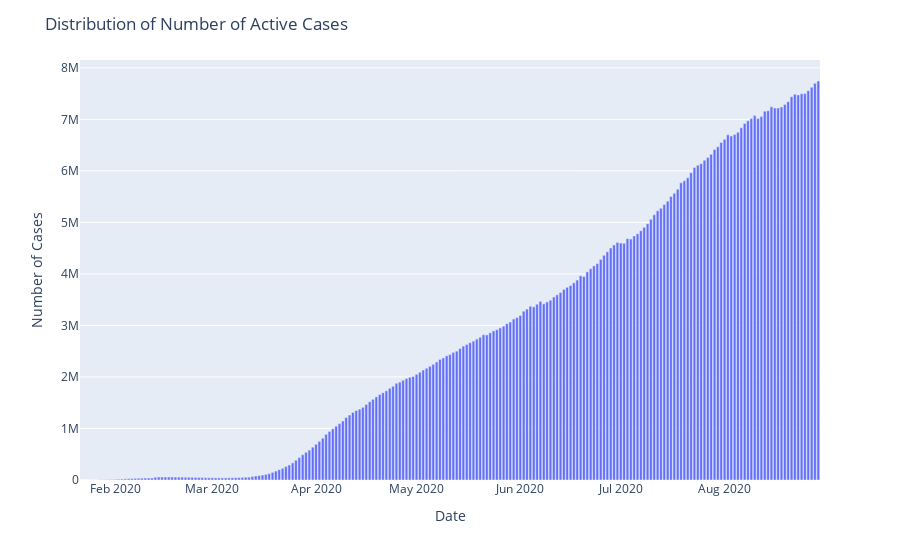

The notebook cell this image was saved under:
### Code cell
# Plotting all Active Cases
fig=px.bar(x=datewise.index,y=datewise["Confirmed"]-datewise["Recovered"]-datewise["Deaths"])
fig.update_layout(title="Distribution of Number of Active Cases",
                  xaxis_title="Date",yaxis_title="Number of Cases", )
fig.show()

### Figure 1 — Plotly figure (JSON) as saved in the notebook; plotly's stock layout.template omitted (floating-point values rounded to 4 significant figures; data arrays with more than 128 entries replaced by an {"elided": "..."} marker saying what was removed)
{"data": [{"alignmentgroup": "True", "hovertemplate": "x=%{x}<br>y=%{y}<extra></extra>", "legendgroup": "", "marker": {"color": "#636efa"}, "name": "", "offsetgroup": "", "orientation": "v", "showlegend": false, "textposition": "auto", "type": "bar", "x": {"elided": "221 str values"}, "xaxis": "x", "y": {"elided": "221 int values"}, "yaxis": "y"}], "layout": {"barmode": "relative", "legend": {"tracegroupgap": 0}, "margin": {"t": 60}, "title": {"text": "Distribution of Number of Active Cases"}, "xaxis": {"anchor": "y", "domain": [0, 1], "title": {"text": "Date"}}, "yaxis": {"anchor": "x", "domain": [0, 1], "title": {"text": "Number of Cases"}}}}
